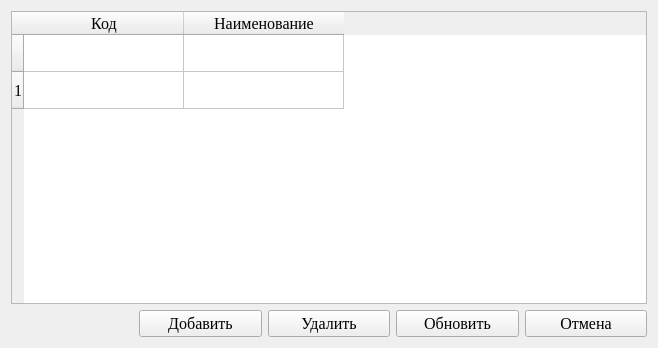
<?xml version="1.0" encoding="UTF-8"?>
<ui version="4.0">
 <class>SourcesDialog</class>
 <widget class="QWidget" name="SourcesDialog">
  <property name="geometry">
   <rect>
    <x>0</x>
    <y>0</y>
    <width>658</width>
    <height>348</height>
   </rect>
  </property>
  <property name="font">
   <font>
    <family>Times New Roman</family>
    <pointsize>12</pointsize>
   </font>
  </property>
  <property name="windowTitle">
   <string>Источники</string>
  </property>
  <property name="windowIcon">
   <iconset resource="../../../res.qrc">
    <normaloff>:/icons/icon.png</normaloff>:/icons/icon.png</iconset>
  </property>
  <layout class="QGridLayout" name="gridLayout">
   <item row="0" column="0" colspan="5">
    <widget class="QTableWidget" name="tableWidget">
     <property name="selectionMode">
      <enum>QAbstractItemView::SingleSelection</enum>
     </property>
     <property name="selectionBehavior">
      <enum>QAbstractItemView::SelectRows</enum>
     </property>
     <attribute name="horizontalHeaderMinimumSectionSize">
      <number>62</number>
     </attribute>
     <attribute name="horizontalHeaderDefaultSectionSize">
      <number>160</number>
     </attribute>
     <attribute name="horizontalHeaderShowSortIndicator" stdset="0">
      <bool>false</bool>
     </attribute>
     <attribute name="horizontalHeaderStretchLastSection">
      <bool>false</bool>
     </attribute>
     <attribute name="verticalHeaderMinimumSectionSize">
      <number>32</number>
     </attribute>
     <attribute name="verticalHeaderDefaultSectionSize">
      <number>37</number>
     </attribute>
     <attribute name="verticalHeaderStretchLastSection">
      <bool>false</bool>
     </attribute>
     <row>
      <property name="text">
       <string/>
      </property>
      <property name="font">
       <font>
        <family>Times New Roman</family>
        <pointsize>12</pointsize>
       </font>
      </property>
     </row>
     <row>
      <property name="text">
       <string>1</string>
      </property>
     </row>
     <column>
      <property name="text">
       <string>Код</string>
      </property>
      <property name="font">
       <font>
        <family>Times New Roman</family>
        <pointsize>12</pointsize>
       </font>
      </property>
     </column>
     <column>
      <property name="text">
       <string>Наименование</string>
      </property>
      <property name="font">
       <font>
        <family>Times New Roman</family>
        <pointsize>12</pointsize>
       </font>
      </property>
     </column>
     <item row="0" column="0">
      <property name="text">
       <string/>
      </property>
      <property name="font">
       <font>
        <family>Times New Roman</family>
        <pointsize>12</pointsize>
       </font>
      </property>
     </item>
    </widget>
   </item>
   <item row="1" column="2">
    <widget class="QPushButton" name="delButton">
     <property name="text">
      <string>Удалить</string>
     </property>
    </widget>
   </item>
   <item row="1" column="0">
    <widget class="QLabel" name="label">
     <property name="text">
      <string/>
     </property>
    </widget>
   </item>
   <item row="1" column="1">
    <widget class="QPushButton" name="addButton">
     <property name="text">
      <string>Добавить</string>
     </property>
    </widget>
   </item>
   <item row="1" column="4">
    <widget class="QPushButton" name="cancelButton">
     <property name="maximumSize">
      <size>
       <width>16777215</width>
       <height>16777215</height>
      </size>
     </property>
     <property name="text">
      <string>Отмена</string>
     </property>
    </widget>
   </item>
   <item row="1" column="3">
    <widget class="QPushButton" name="updateButton">
     <property name="text">
      <string>Обновить</string>
     </property>
    </widget>
   </item>
  </layout>
 </widget>
 <resources>
  <include location="../../../res.qrc"/>
 </resources>
 <connections/>
</ui>
